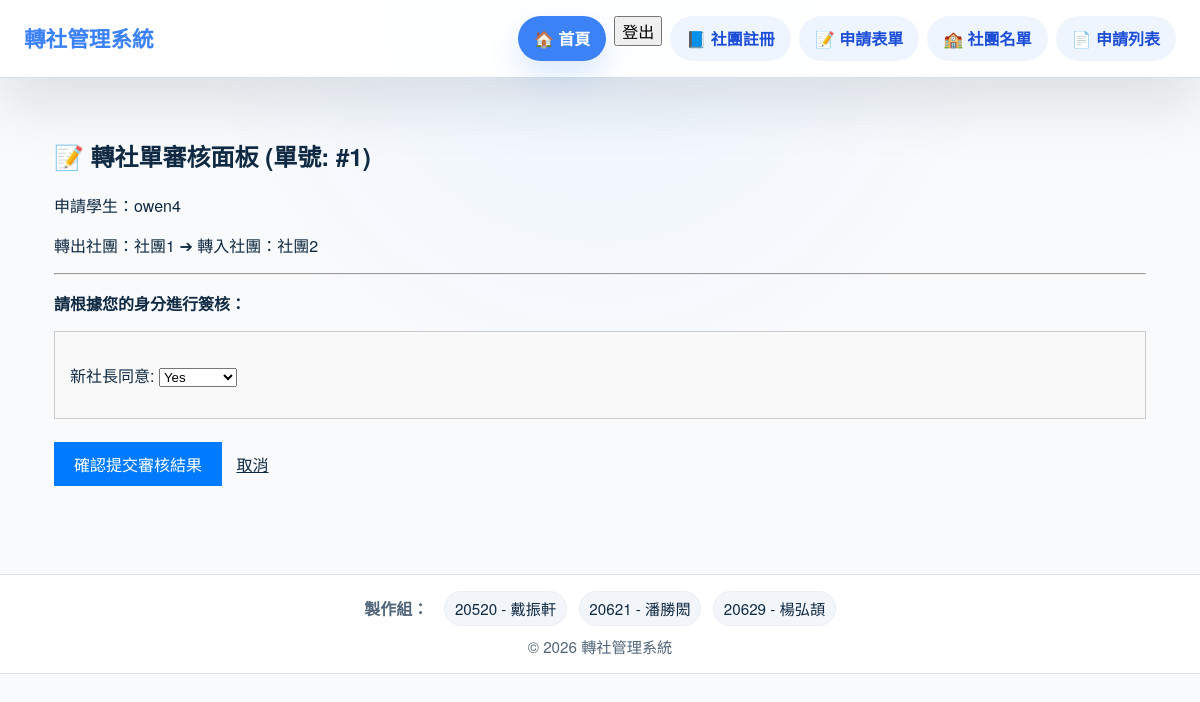
The app's page /form/1/aupdate/ (signed in) with its own data.
### club/models.py (models this page shows, shortened)
class Apply(models.Model):
    created = models.DateField('表單建立時間' , auto_now_add=True)
    sstu1_pass = models.BooleanField('原社長同意' ,null=True ,blank=True ,default=None)
    sstu2_pass = models.BooleanField('新社長同意' ,null=True ,blank=True ,default=None)
    sch_pass = models.BooleanField('學校同意',null=True, blank=True, default=None)
    user = models.ForeignKey(User , models.CASCADE)
    club = models.ForeignKey(Club ,models.CASCADE)
    club_after = models.ForeignKey(Club , on_delete=models.CASCADE, related_name='after_apply', null=True, blank=True)

class User(AbstractUser):
    class Rank(models.IntegerChoices):
        lv1 = 1 #最高權限管理人
        lv2 = 2 #校方人員:可進行除了任命1級人員和更改後台之外的所有動作
        lv3 = 3 #社長:只比4級人員多了可以對所屬社團的聲請表單進行認證的功能
        lv4 = 4 #一班學生:只能進行表單填寫和瀏覽
    us_rank = models.IntegerField('權限等級劃分' , choices=Rank.choices, default=Rank.lv4)
    club = models.ForeignKey(Club, on_delete=models.SET_NULL, null=True, blank=True, verbose_name='所屬社團')  #AI提供的版本，以便解決少數帳號能在沒有社團的狀況下建立

class Club(models.Model):
    club_name = models.CharField('社團名稱' , max_length=64)
    max_people_num = models.IntegerField('社團人數上限' , default=0)
    now_people_num = models.IntegerField('社團現有人數' , default=0, validators=[MinValueValidator(1),MaxValueValidator(512)])

### club/views.py (the view, shortened to what this page needs)
# urls.py: path("<int:pk>/aupdate/", ApplyUpdate.as_view(), name='apply_update'),
class ApplyUpdate(LoginRequiredMixin, UserPassesTestMixin, UpdateView):  #用來判斷審核是否通過
    model = Apply
    template_name= 'club/apply_up_form.html'
    fields = ['sstu1_pass', 'sstu2_pass', 'sch_pass']
    def test_func(self):
        user = self.request.user
        apply_obj = self.get_object()
        if user.us_rank in [User.Rank.lv1, User.Rank.lv2]:
            return True
        if user.us_rank == User.Rank.lv3:
            if user.club == apply_obj.club or user.club == apply_obj.club_after:
                return True
        return False
    def get_form(self, form_class=None):
        form = super().get_form(form_class)
        user = self.request.user
        apply_obj = self.get_object()
        if user.us_rank == User.Rank.lv1:
            pass  # 什麼都不做，保留原本 fields 宣告的 3 個欄位
        elif user.us_rank == User.Rank.lv2:
            form.fields.pop('sstu1_pass', None)
            form.fields.pop('sstu2_pass', None)
        elif user.us_rank == User.Rank.lv3:
            if user.club == apply_obj.club and user.club != apply_obj.club_after:
                form.fields.pop('sstu2_pass', None)
                form.fields.pop('sch_pass', None)
            elif user.club == apply_obj.club_after and user.club != apply_obj.club:
                form.fields.pop('sstu1_pass', None)
                form.fields.pop('sch_pass', None)
            elif user.club == apply_obj.club and user.club == apply_obj.club_after:
                form.fields.pop('sch_pass', None)
            else:
                form.fields.clear()
        return form

### templates/club/apply_up_form.html (shortened to what this page needs)
{% extends 'base.html' %}
{% block main %}
<h2>📝 轉社單審核面板 (單號: #{{ apply.id }})</h2>
    <p>申請學生：{{ apply.user.username }}</p>
    <p>轉出社團：{{ apply.club.club_name }} ➔ 轉入社團：{{ apply.club_after.club_name }}</p>
    <hr>
    <form method="post">
        <p><strong>請根據您的身分進行簽核：</strong></p>
        <div style="background-color: #f9f9f9; padding: 15px; border: 1px solid #ccc;">
            {{ form.as_p }}
        </div>
        <br>
        <button type="submit" style="background-color: #007bff; color: white; padding: 10px 20px; border: none; cursor: pointer;">
            確認提交審核結果
        </button>
        <a href="{% url 'apply_detail' apply.id %}" style="margin-left: 10px;">取消</a>
    </form>
{% endblock %}

### templates/css.css (style rules this page uses)
:root { color-scheme: light; --bg: #f8fafc; --surface: #ffffff; --surface-strong: #f2f5fa; --border: #d8e0eb; --text: #102a43; --muted: #52667a; --accent: #3b82f6; --accent-soft: #eff6ff; --success: #16a34a; --danger: #dc2626; --radius: 16px; --shadow: 0 24px 60px rgba(15, 23, 42, 0.08); }
* { box-sizing: border-box; }
html { scroll-behavior: smooth; }
body { margin: 0; min-height: 100vh; font-family: 'Noto Sans TC', 'Helvetica Neue', Arial, sans-serif; background: radial-gradient(circle at top, #eef6ff 0%, var(--bg) 40%); color: var(--text); }
a { color: inherit; }
button, input[type='submit'] { font: inherit; }

### records on screen
Apply: id "1", user.username "owen4", club.club_name "社團1", club_after.club_name "社團2", sstu2_pass "Yes"
